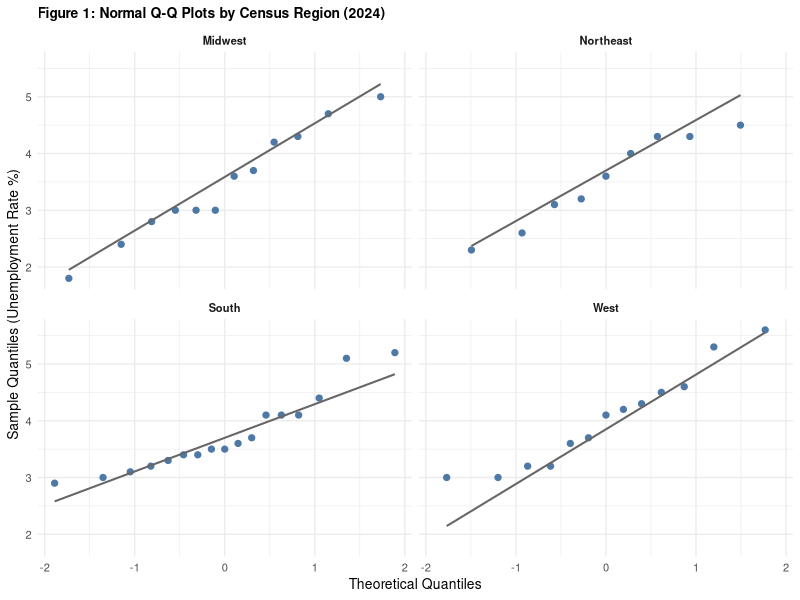
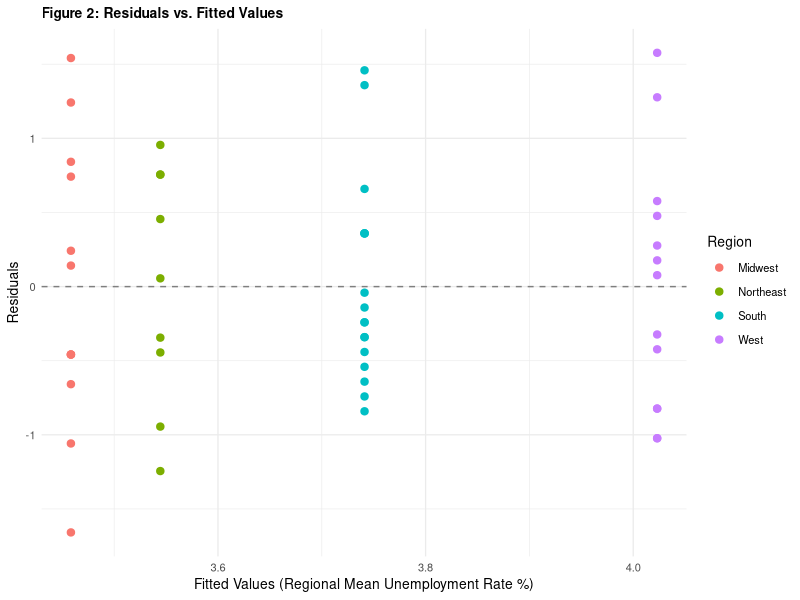

The R source for these figures, in order:
## ---- chunk 1
knitr::opts_chunk$set(echo = TRUE, highlight=FALSE)
## ---- chunk 2
# Load required packages
library(tidyverse)

# Read in the unemployment data (wide format: one column per year)
unemp <- read_csv("state_unemployment.csv")

# Pivot to long format and convert Year to integer
unemp_long <- unemp %>%
  pivot_longer(cols = `2019`:`2024`, names_to = "Year", values_to = "Rate") %>%
  mutate(Year = as.integer(Year))

# Filter to 2024 only for this analysis
unemp_2024 <- unemp_long %>%
  filter(Year == 2024)
## ---- chunk 3
# Q-Q plots by region to assess normality assumption
ggplot(unemp_2024, aes(sample = Rate)) +
  stat_qq(color = "#4E79A7", size = 1.8) +
  stat_qq_line(color = "gray40", linewidth = 0.7) +
  facet_wrap(~Region, nrow = 2) +
  labs(
    title = "Figure 1: Normal Q-Q Plots by Census Region (2024)",
    x = "Theoretical Quantiles",
    y = "Sample Quantiles (Unemployment Rate %)"
  ) +
  theme_minimal(base_size = 10) +
  theme(plot.title = element_text(face = "bold", size = 10),
        strip.text = element_text(face = "bold"))
## ---- chunk 4
# Fit the ANOVA model to extract residuals for assumption checking
fit_check <- aov(Rate ~ Region, data = unemp_2024)

# Residual plot to assess equal variance assumption
data.frame(
  Fitted = fitted(fit_check),
  Residuals = residuals(fit_check),
  Region = unemp_2024$Region
) %>%
  ggplot(aes(x = Fitted, y = Residuals, color = Region)) +
  geom_point(size = 2.2) +
  geom_hline(yintercept = 0, linetype = "dashed", color = "gray50") +
  labs(
    title = "Figure 2: Residuals vs. Fitted Values",
    x = "Fitted Values (Regional Mean Unemployment Rate %)",
    y = "Residuals"
  ) +
  theme_minimal(base_size = 10) +
  theme(plot.title = element_text(face = "bold", size = 10))
## ---- chunk 5
# One-way ANOVA: test whether mean unemployment rate differs across Census regions
# Response: 2024 state unemployment rate (continuous)
# Factor: Census region (4 levels: Midwest, Northeast, South, West)
anova_result <- aov(Rate ~ Region, data = unemp_2024)

# Display the ANOVA table
summary(anova_result)
